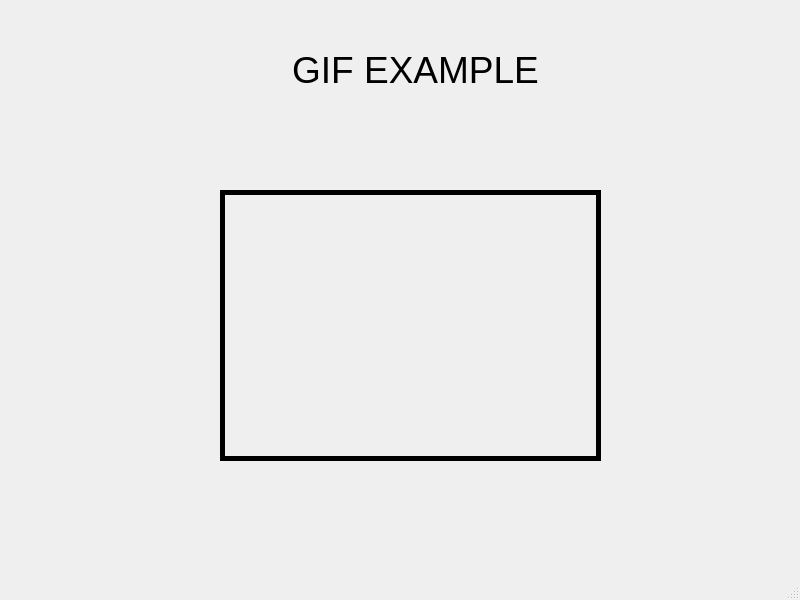
<?xml version="1.0" encoding="UTF-8"?>
<ui version="4.0">
 <class>MainWindow</class>
 <widget class="QMainWindow" name="MainWindow">
  <property name="geometry">
   <rect>
    <x>0</x>
    <y>0</y>
    <width>800</width>
    <height>600</height>
   </rect>
  </property>
  <property name="windowTitle">
   <string>MainWindow</string>
  </property>
  <widget class="QWidget" name="centralwidget">
   <widget class="QLabel" name="label">
    <property name="geometry">
     <rect>
      <x>120</x>
      <y>20</y>
      <width>591</width>
      <height>101</height>
     </rect>
    </property>
    <property name="text">
     <string>&lt;html&gt;&lt;head/&gt;&lt;body&gt;&lt;p align=&quot;center&quot;&gt;&lt;span style=&quot; font-size:28pt;&quot;&gt;GIF EXAMPLE&lt;/span&gt;&lt;/p&gt;&lt;/body&gt;&lt;/html&gt;</string>
    </property>
   </widget>
   <widget class="QLabel" name="label_gif_player">
    <property name="geometry">
     <rect>
      <x>220</x>
      <y>190</y>
      <width>381</width>
      <height>271</height>
     </rect>
    </property>
    <property name="frameShape">
     <enum>QFrame::Box</enum>
    </property>
    <property name="lineWidth">
     <number>5</number>
    </property>
    <property name="text">
     <string/>
    </property>
   </widget>
  </widget>
  <widget class="QStatusBar" name="statusbar"/>
 </widget>
 <resources/>
 <connections/>
</ui>
